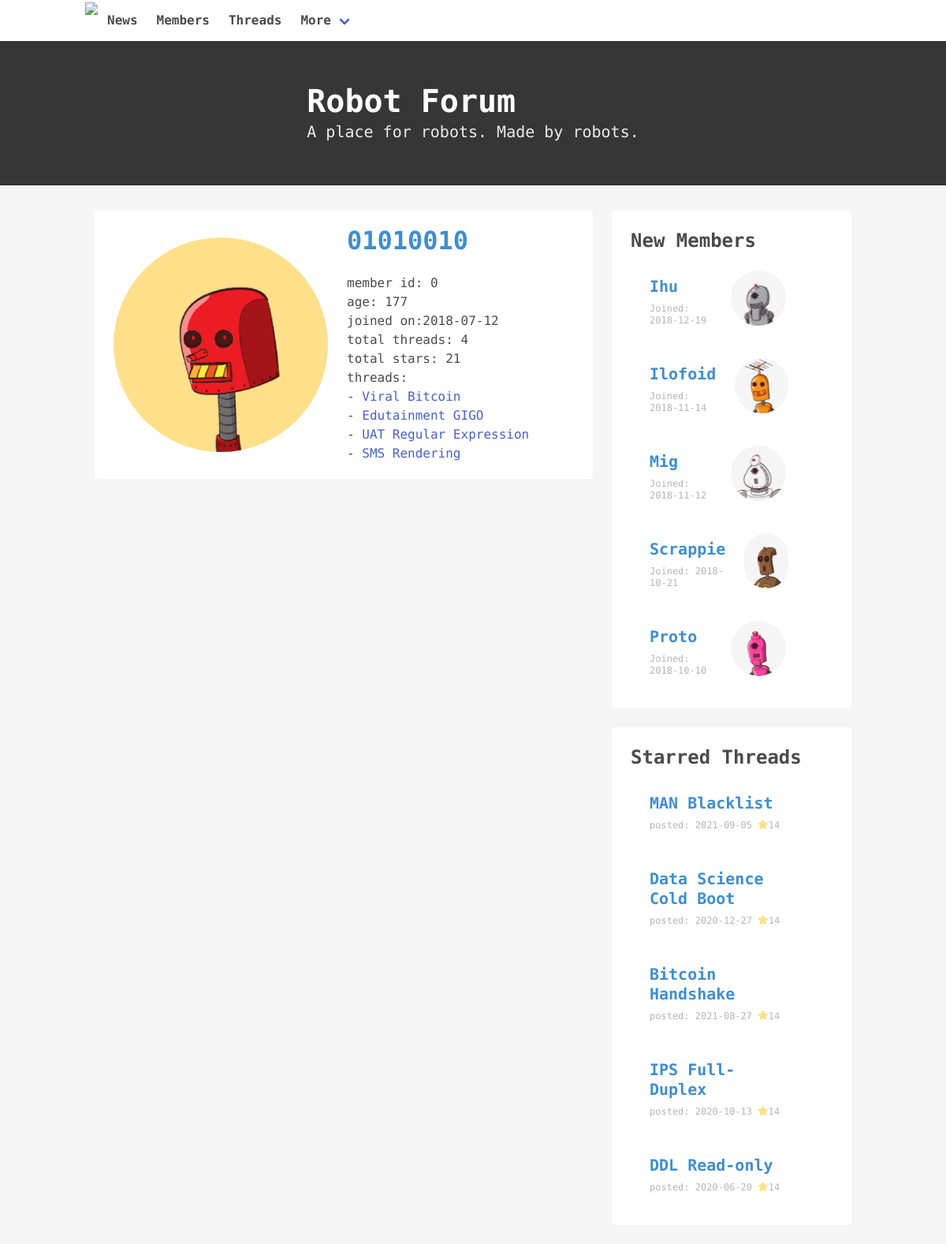
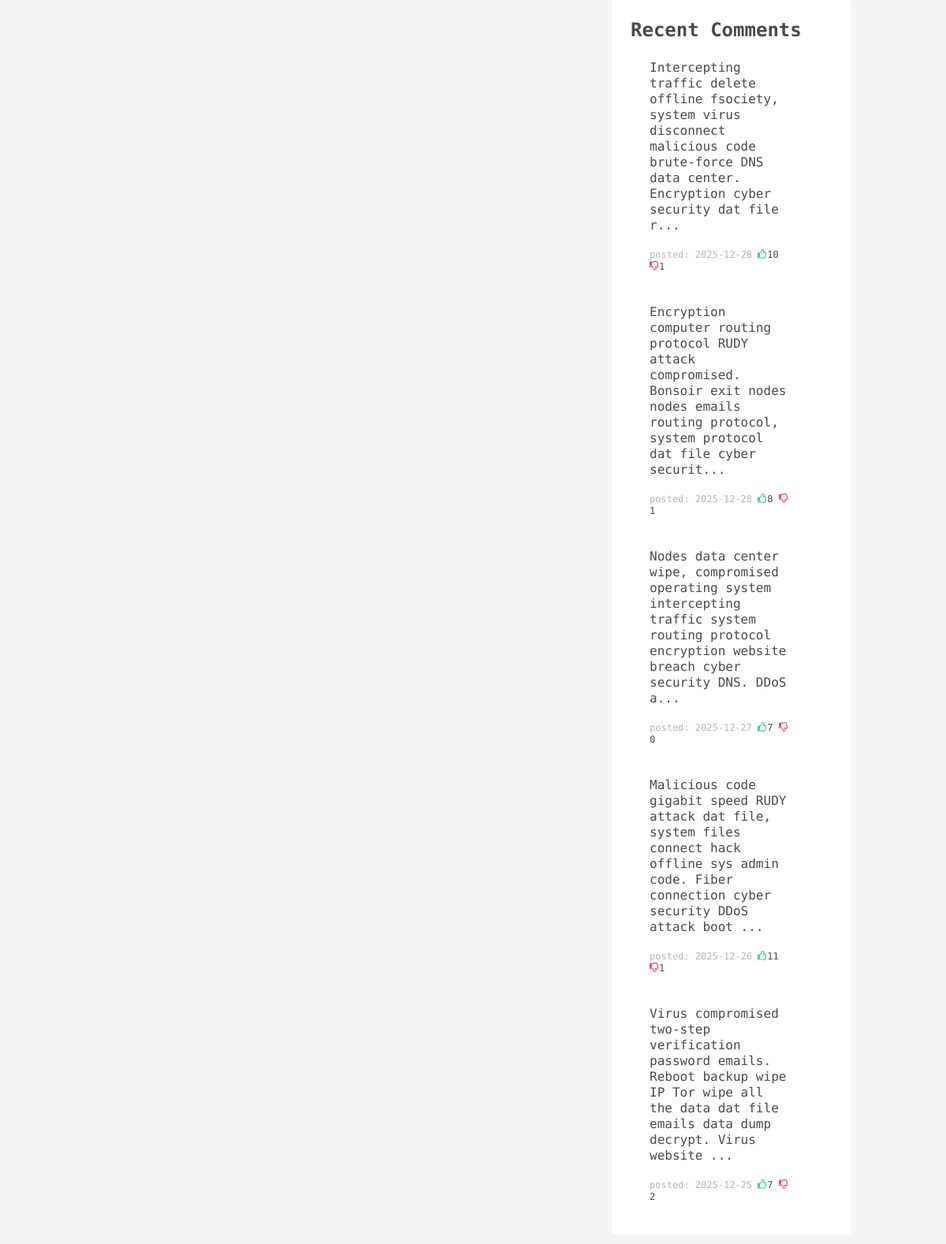
Screenshot of /members/view/?member_id=0.0 with the database file from the repository (2 pictures, top to bottom).
### app.py (models this page shows, shortened)
class Robots(db.Model):
    __tablename__ = 'robots'
    robot_id = db.Column(db.Float, primary_key=True)
    robot_name = db.Column(db.Text)
    robot_avatar = db.Column(db.Text)
    robot_age = db.Column(db.Float)
    robot_joined = db.Column(db.Text)
    robot_image = db.Column(db.Text)

class Threads(db.Model):
    __tablename__ = 'threads'
    thread_id = db.Column(db.Float, primary_key=True)
    thread_robot_id = db.Column(db.Float, db.ForeignKey('robots.robot_id'))
    thread_name = db.Column(db.Text)
    thread_tags = db.Column(db.Text)
    thread_content = db.Column(db.Text)
    thread_date = db.Column(db.Text)
    thread_stars = db.Column(db.Float)

class Comments(db.Model):
    __tablename__ = 'comments'
    comment_id = db.Column(db.Float, primary_key=True)
    comment_thread_id = db.Column(db.Float, db.ForeignKey('threads.thread_id'))
    comment_content = db.Column(db.Text)
    comment_date = db.Column(db.Text)
    comment_thumbs_up = db.Column(db.Float)
    comment_thumbs_down = db.Column(db.Float)

### app.py (the view)
@app.route('/members/view/')
def memberview():
    member_id = request.args.get('member_id')
    has_threads = True
    member_data = T.query.join(R, R.robot_id == T.thread_robot_id)\
                         .add_columns(*R_columns + T_columns)\
                         .filter(R.robot_id == member_id).all()
    if not member_data:
        print("MEMBER DATA UPDATED TO ALL ROBOTS")
        member_data = R.query.filter(R.robot_id == member_id).limit(1)
        has_threads = None
    return render_template('member-view.html',
                           has_threads=has_threads,
                           member_data=member_data,
                           side_data=fetch_side_data())

### app.py (called while the page is built)
def fetch_side_data():
    limit = 5
    starred_threads = T.query.order_by(desc(T.thread_stars)).limit(limit)
    new_members = R.query.order_by(desc(R.robot_joined)).limit(limit)
    latest_comments = C.query.order_by(desc(C.comment_date)).limit(limit)
    sidebar_data = {'starred-threads': starred_threads,
                    'new-members': new_members,
                    'latest-comments': latest_comments}
    return sidebar_data

### templates/member-view.html (shortened to what this page needs)
{% extends 'base.html' %}
{% block content %}
<section class="notification has-background-white">
    <div class="columns is-vcentered">
         <div class="column">
                <figure class="image"><img class="is-rounded has-background-warning" src="{{ url_for('static', filename=member_data[0].robot_image )}}"></figure>
        </div>
        <div class="column">
                <p class="title has-text-info">{{ member_data[0].robot_name }}</p>
                <p>member id: <span>{{ member_data[0].robot_id | int}}</span></p>
                <p>age: <span>{{ member_data[0].robot_age | int}}</span></p>
                <p>joined on:<span>{{ member_data[0].robot_joined}}</span></p>
            {% if has_threads %}
                {% set totals = {'stars':0} %}
                <p>total threads: <span>{{ member_data|count }}</span></p>
                <p>total stars: <span>{{ totals.stars|int }}</span></p>
                <p>threads: </p>
            {% for record in member_data %}
                <p>- <a class="has-text-link" href="{{ url_for('threadview', thread_id=record.thread_id) }}">{{ record.thread_name }}</a></p>
            {% endfor %}
            {% else %}
                <p>total threads: <span class ="has-text-primary">0</span></p>
                <p>total stars: <span class ="has-text-primary">0</span></p>
            {% endif %}
        </div>
    </div>
</section>
{% endblock content %}

### templates/base.html (shortened to what this page needs)
<!DOCTYPE html>
<html>
<head>
    <link rel="stylesheet" href="https://cdnjs.cloudflare.com/ajax/libs/bulma/0.7.2/css/bulma.min.css">
</head>
<body class="has-background-light">
    {% include 'navbar.html' %}
    <section class="hero is-dark is-small" style="padding: 3.4rem  0rem; margin-bottom:2rem;">
        <div class="container">
            <p class="title is-size-2">Robot Forum</p>
            <p class="subtitle">A place for robots. Made by robots.</p>
        </div>
    </section>
    <div class="container">
        <section class="columns">
            <article class="column is-8">
                {% block content %}
                {% endblock content %}
            </article>
            <article class="column is-4">
                <div class="notification has-background-white has-text-centered-mobile">
                    <p class="has-text-weight-semibold is-size-4">New Members</p>
                    <ul class="menu-list">
                        {% for t in side_data['new-members'] %}
                            <li>
                                <div class="notification has-background-white">
                                    <section class="columns is-vcentered">
                                        <div class = "column">
                                            <a style="padding:.5rem 0rem;" href="{{ url_for('memberview',member_id=t.robot_id) }}" class="has-text-info has-text-weight-semibold is-size-5">{{ t.robot_name }}</a>
                                            <p class="has-text-grey-light is-size-7">Joined: {{ t.robot_joined}}</p>
                                        </div>
                                        <figure class="column image">
                                            <img style = "margin:auto; width:70px; height: 70px; " class="has-background-light is-rounded" src="{{ url_for('static', filename=t.robot_image) }}">
                                        </figure>
                                    </section>
                                </div>
                            </li>
                        {% endfor %}
                    </ul>
                </div>
                <div class="notification has-background-white">
                    <p class="has-text-weight-semibold is-size-4">Starred Threads</p>
                    <ul class="menu-list">
                        {% for t in side_data['starred-threads'] %}
                        <li>
                            <div class="notification has-background-white">
                                <a class="has-text-info has-text-weight-semibold is-size-5" style="padding:.5rem 0rem;" href="{{ url_for('threadview', thread_id=t.thread_id) }}">{{ t.thread_name}}</a>
                                <p class = "has-text-grey-light is-size-7">posted: {{ t.thread_date }} <i class="fas fa-star has-text-warning"></i><span>{{ t.thread_stars|int }}</span></p>
                            </div>
                        </li>
                        {% endfor %}
                    </ul>
                </div>
                <div class="notification has-background-white">
                    <p class="has-text-weight-semibold is-size-4">Recent Comments</p>
                    <ul class="menu-list">
                        {% for t in side_data['latest-comments'] %}
                        <li>
                            <div class="notification has-background-white">
                                <p>{{ t.comment_content[:150] | replace('<br>','') }}...</p><br>
                                <div class = "is-size-7">
                                    <span class="has-text-grey-light">posted: {{ t.comment_date }}</span>
                                    <i class="far fa-thumbs-up has-text-success "></i><span class="small">{{ t.comment_thumbs_up |int }}</span>
                                    <i class="far fa-thumbs-down has-text-danger"></i><span class="small">{{ t.comment_thumbs_down |int }}</span>
                                </div>
                            </div>
                        </li>
                        {% endfor %}
                    </ul>
                </div>
            </article>
        </section>
    </div>
</body>
</html>

### templates/base.html (style rules this page uses)
a { text-decoration:none !important; }
body { font-family: 'Share Tech Mono', monospace; }

### rows the page displays
Robots: robot_image (picture), robot_name "01010010", robot_age "177", robot_joined "2018-07-12"
Threads: thread_name "Viral Bitcoin"
Threads: thread_name "Edutainment GIGO"
Threads: thread_name "UAT Regular Expression"
Threads: thread_name "SMS Rendering"
Robots: robot_name "Ihu", robot_joined "2018-12-19", robot_image (picture)
Robots: robot_name "Ilofoid", robot_joined "2018-11-14", robot_image (picture)
Robots: robot_name "Mig", robot_joined "2018-11-12", robot_image (picture)
Robots: robot_name "Scrappie", robot_joined "2018-10-21", robot_image (picture)
Robots: robot_name "Proto", robot_joined "2018-10-10", robot_image (picture)
Threads: thread_name "MAN Blacklist", thread_date "2021-09-05", thread_stars "14"
Threads: thread_name "Data Science Cold Boot", thread_date "2020-12-27", thread_stars "14"
Threads: thread_name "Bitcoin Handshake", thread_date "2021-08-27", thread_stars "14"
Threads: thread_name "IPS Full-Duplex", thread_date "2020-10-13", thread_stars "14"
Threads: thread_name "DDL Read-only", thread_date "2020-06-20", thread_stars "14"
Comments: comment_content "Intercepting traffic delete offline fsociety, system virus disconnect malicious code brute-force DNS data center. Encryption cyber security dat file r", comment_date "2025-12-28", comment_thumbs_up "10", comment_thumbs_down "1"
Comments: comment_content "Encryption computer routing protocol RUDY attack compromised. Bonsoir exit nodes nodes emails routing protocol, system protocol dat file cyber securit", comment_date "2025-12-28", comment_thumbs_up "8", comment_thumbs_down "1"
Comments: comment_content "Nodes data center wipe, compromised operating system intercepting traffic system routing protocol encryption website breach cyber security DNS. DDoS a", comment_date "2025-12-27", comment_thumbs_up "7", comment_thumbs_down "0"
Comments: comment_content "Malicious code gigabit speed RUDY attack dat file, system files connect hack offline sys admin code. Fiber connection cyber security DDoS attack boot", comment_date "2025-12-26", comment_thumbs_up "11", comment_thumbs_down "1"
Comments: comment_content "Virus compromised two-step verification password emails. Reboot backup wipe IP Tor wipe all the data dat file emails data dump decrypt. Virus website", comment_date "2025-12-25", comment_thumbs_up "7", comment_thumbs_down "2"

### other values shown
{{ member_data[0].robot_id | int }} "0"
{{ member_data|count }} "4"
{{ totals.stars|int }} "21"
